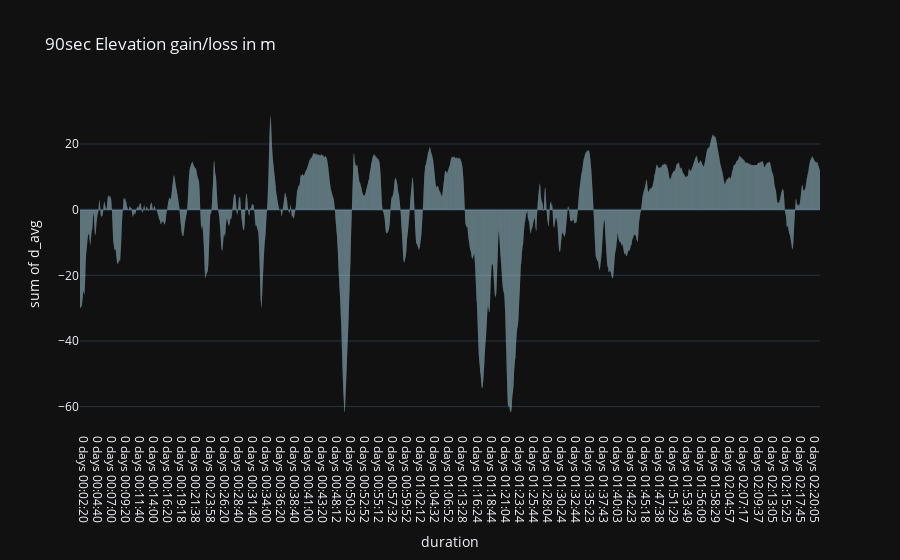

This figure's notebook cell:
### Code cell
fig_1 = px.histogram(df, x='duration', y='d_avg',template='plotly_dark',hover_name='d+',title='90sec Elevation gain/loss in m',color_discrete_sequence=['lightblue'],opacity=0.85)
fig_1.update_traces(marker=dict(size=3), selector=dict(mode='markers'))

fig_1.show()

### Figure 1 — Plotly figure (JSON) as saved in the notebook; plotly's stock layout.template omitted (floating-point values rounded to 4 significant figures; data arrays with more than 128 entries replaced by an {"elided": "..."} marker saying what was removed)
{"data": [{"alignmentgroup": "True", "bingroup": "x", "histfunc": "sum", "hovertemplate": "duration=%{x}<br>sum of d_avg=%{y}<extra></extra>", "legendgroup": "", "marker": {"color": "lightblue", "opacity": 0.85, "pattern": {"shape": ""}}, "name": "", "offsetgroup": "", "orientation": "v", "showlegend": false, "type": "histogram", "x": {"elided": "7463 str values"}, "xaxis": "x", "y": {"elided": "7463 float values"}, "yaxis": "y"}], "layout": {"autosize": true, "barmode": "relative", "legend": {"tracegroupgap": 0}, "title": {"text": "90sec Elevation gain/loss in m"}, "xaxis": {"anchor": "y", "autorange": true, "domain": [0, 1], "range": [89.5, 7462.0], "title": {"text": "duration"}, "type": "category"}, "yaxis": {"anchor": "x", "autorange": true, "domain": [0, 1], "range": [-66.81, 33.41], "title": {"text": "sum of d_avg"}, "type": "linear"}}}
